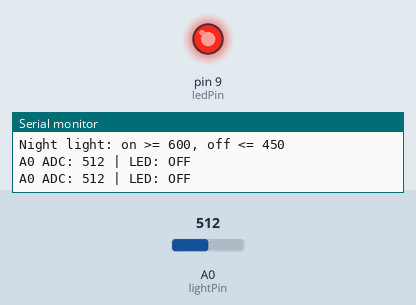
Bench run of a program on a simulated Arduino Uno, built with avr-gcc and run on an emulated ATmega328P. On the bench: output pins drawn as LEDs (lit = HIGH), the last lines printed to the serial monitor. The inputs (shaded band) are chosen by the test bench; at power-on: A0 (lightPin) = 512.

Above: at 1.2 s.
1.3 s: A0 (lightPin) set to 588
2.8 s: A0 (lightPin) set to 608
At 3.7 s:
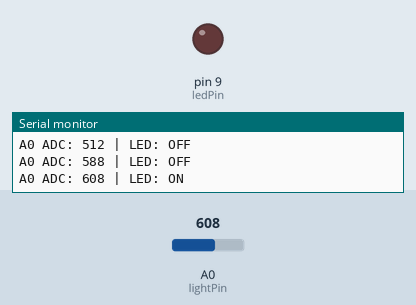
4.3 s: A0 (lightPin) set to 462
5.8 s: A0 (lightPin) set to 442
At 7.0 s:
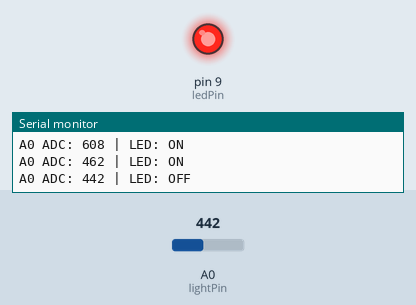
7.3 s: A0 (lightPin) set to 610
At 8.3 s:
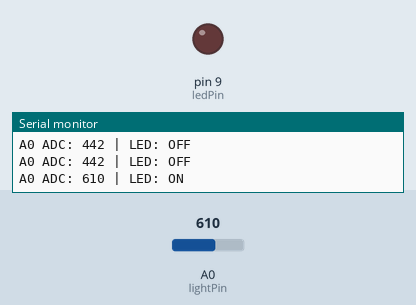
Timing chart, 0 to 9.8 s (numbered marks = the images above; inputs shaded):
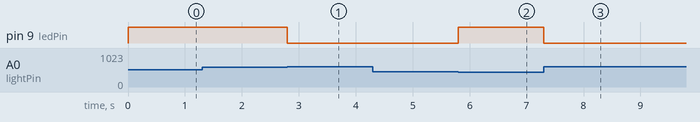

The program:

main.cpp
```cpp
#include <Arduino.h>

const int lightPin = A0;
const int ledPin = 9;

// 这块光敏模块：环境越暗，ADC 读数越大。
const int turnOnAt = 600;
const int turnOffAt = 450;
const unsigned long sampleInterval = 100;
const unsigned long reportInterval = 1000;

bool ledOn = false;
int lightRaw = 0;
unsigned long lastSample = 0;
unsigned long lastReport = 0;

void updateNightLight() {
  lightRaw = analogRead(lightPin);

  if (!ledOn && lightRaw >= turnOnAt) {
    ledOn = true;
    digitalWrite(ledPin, LOW);
  } else if (ledOn && lightRaw <= turnOffAt) {
    ledOn = false;
    digitalWrite(ledPin, HIGH);
  }
  // 450 和 600 之间不改变灯的状态。
}

void printStatus() {
  Serial.print(F("A0 ADC: "));
  Serial.print(lightRaw);
  Serial.print(F(" | LED: "));
  Serial.println(ledOn ? F("ON") : F("OFF"));
}

void setup() {
  digitalWrite(ledPin, HIGH);
  pinMode(ledPin, OUTPUT);
  pinMode(lightPin, INPUT);
  Serial.begin(9600);
  Serial.println(F("Night light: on >= 600, off <= 450"));
  updateNightLight();
  printStatus();
}

void loop() {
  unsigned long now = millis();
  if (now - lastSample >= sampleInterval) {
    lastSample = now;
    updateNightLight();
  }
  if (now - lastReport >= reportInterval) {
    lastReport = now;
    printStatus();
  }
}
```

Measured:
- the behaviour switches between 599 and 600 on A0 (lightPin) (found by bisection; images 0 and 1)
- the behaviour switches between 451 and 450 on A0 (lightPin) (found by bisection; images 1 and 2)
- after the input at 2.8 s, pin 9 (ledPin): HIGH → LOW at once
- after the input at 5.8 s, pin 9 (ledPin): LOW → HIGH at once
- after the input at 7.3 s, pin 9 (ledPin): HIGH → LOW at once
